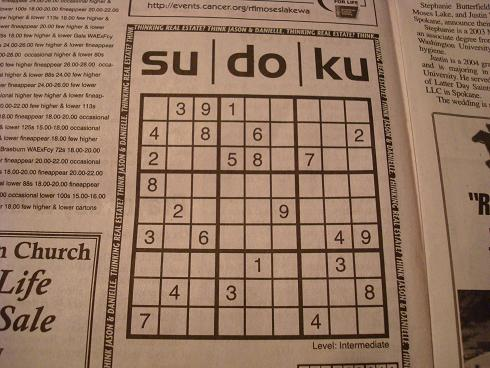
#> input picture thresholding/sudoku.jpg, 490 x 368 px
$ python adaptiveThresholding.py
#> lines starting #> are read from the running program, lines starting #| are printed output that depends on the picture; after the words box and inside, x2 and y2 are one past the last pixel; in counts of white or black regions, pixels touching at a corner belong together
import cv2
import numpy as np
from matplotlib import pyplot as plt

img = cv2.imread("sudoku.jpg", 0)
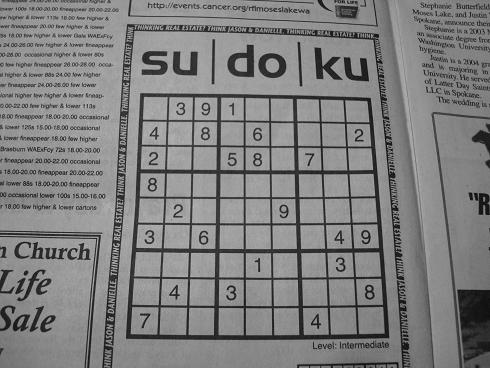
#> img: shape (368, 490); min 0, max 196, mean 127.3

ret, th1 = cv2.threshold(img, 150, 255, cv2.THRESH_BINARY)
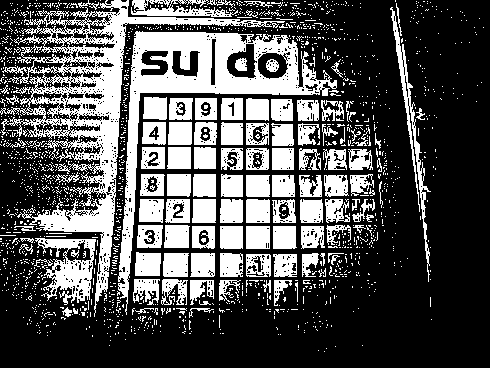
#> th1: shape (368, 490); 33.2% white; 1781 white regions (1662 under 20 px), largest, box (x1, y1, x2, y2) and area: (0, 0, 285, 317) 12814, (118, 31, 337, 315) 9903, (35, 238, 96, 305) 1874
th2 = cv2.adaptiveThreshold(img, 255, cv2.ADAPTIVE_THRESH_MEAN_C,
                            cv2.THRESH_BINARY, 23, 15)
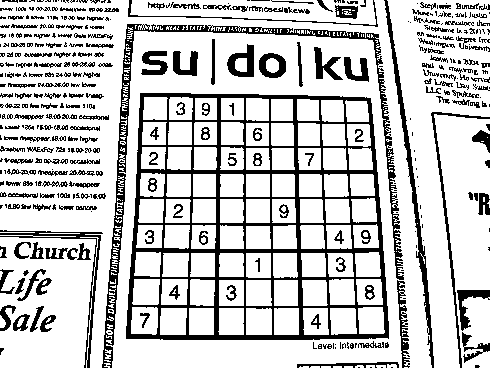
#> th2: shape (368, 490); 78.4% white; 410 black regions (191 under 20 px), largest, box (x1, y1, x2, y2) and area: (126, 93, 389, 340) 14227, (102, 24, 404, 368) 4540, (384, 0, 434, 368) 1612
th3 = cv2.adaptiveThreshold(img, 255, cv2.ADAPTIVE_THRESH_GAUSSIAN_C,
                            cv2.THRESH_BINARY, 23, 15)
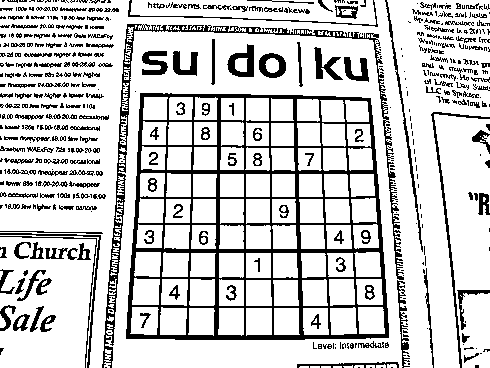
#> th3: shape (368, 490); 80.1% white; 476 black regions (249 under 20 px), largest, box (x1, y1, x2, y2) and area: (126, 93, 389, 340) 13421, (102, 24, 404, 368) 3880, (431, 112, 490, 368) 769

titles = ['Original Image', 'Global Thresholding (v = 150)',
          'Adaptive Mean Thresholding', 'Adaptive Gaussian Thresholding']
images = [img, th1, th2, th3]

for i in range(4):
    plt.subplot(2, 2, i + 1), plt.imshow(images[i], 'gray')
    plt.title(titles[i])
    plt.xticks([]), plt.yticks([])

plt.show()

$ run again, with thresholding/sat_noisy.jpg copied over thresholding/sudoku.jpg
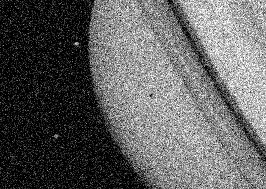
#> input picture thresholding/sat_noisy.jpg, 266 x 189 px
#> img is the input picture: shape (189, 266); min 0, max 255, mean 96.9
#> `ret, th1 = cv2.threshold(img, 150, 255, cv2.THRESH_BINARY)`:
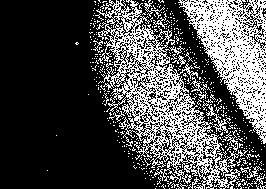
#> th1: shape (189, 266); 29.8% white in thin lines or dots, all inside (x1, y1, x2, y2) = (47, 0, 266, 189)
#> th2: shape (189, 266); 60.4% white; black in thin lines or dots
#> th3: shape (189, 266); 61.4% white; black in thin lines or dots
#> `plt.show()`:
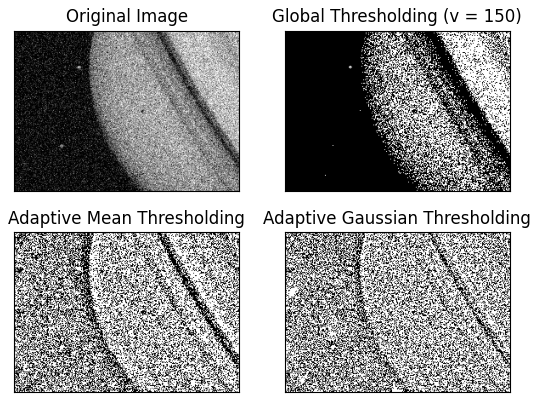
#> figure drawn by matplotlib, 4 panels
